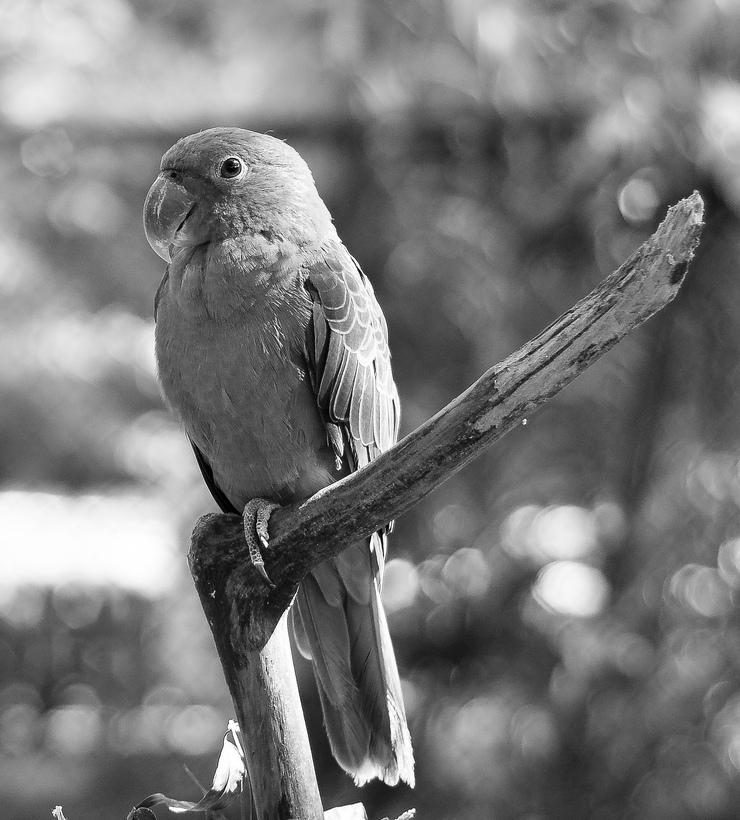
#> input picture pythonProject4/img/bt1/parrot.jpg, 740 x 820 px
$ python hw1_bt2.py
#> lines starting #> are read from the running program, lines starting #| are printed output that depends on the picture
import cv2
import matplotlib.pyplot as plt
from skimage import exposure


# Create figure
plt.figure(figsize=(12, 9))

# OG image
OG_img = cv2.imread('img/bt1/parrot.jpg', cv2.IMREAD_GRAYSCALE)
#> OG_img is the input picture: shape (820, 740); min 0, max 255, mean 121.1
plt.subplot(2, 2, 1)
plt.imshow(OG_img, cmap='gray')
plt.title('Original image')

# OG HE
eqHistImg = cv2.equalizeHist(OG_img)
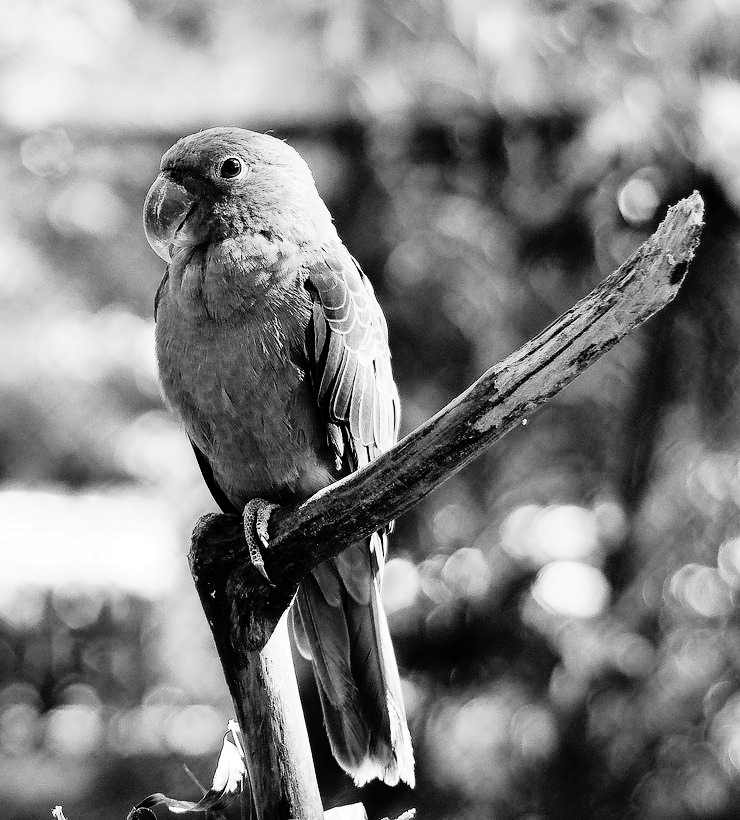
#> eqHistImg: shape (820, 740); min 0, max 255, mean 128.2
plt.subplot(2, 2, 2)
plt.imshow(eqHistImg, cmap='gray')
plt.title('Original histogram equalization')

# AHE 8x8
ahe_img1 = exposure.equalize_adapthist(OG_img, kernel_size=(8, 8))
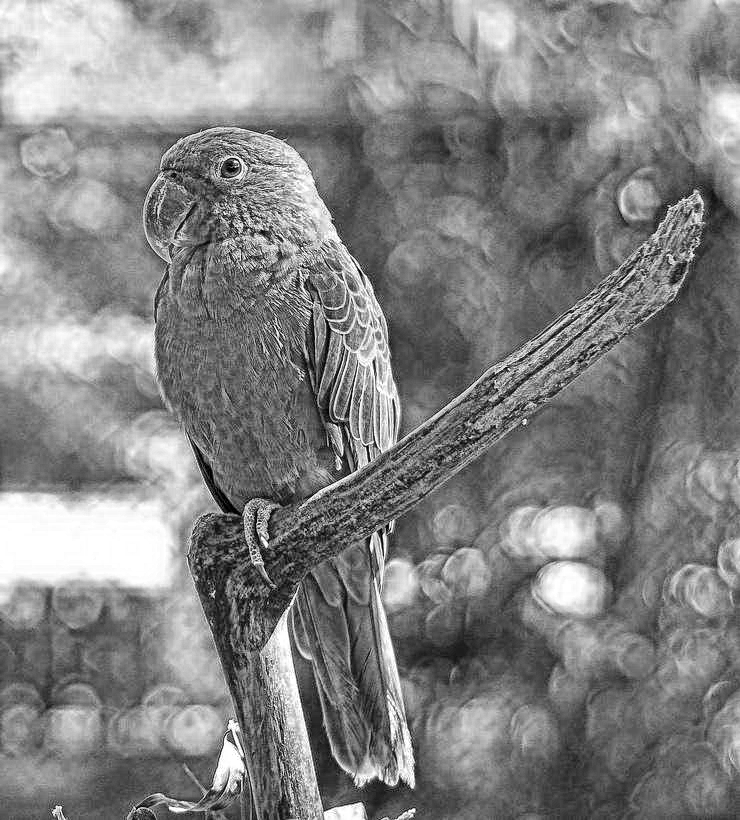
#> ahe_img1: shape (820, 740) float64; min 0, max 1, mean 0.514
plt.subplot(2, 2, 3)
plt.imshow(ahe_img1, cmap='gray')
plt.title('Adaptive histogram equalization 8x8 tiles')

# AHE 16x16
ahe_img2 = exposure.equalize_adapthist(OG_img, kernel_size=(16, 16))
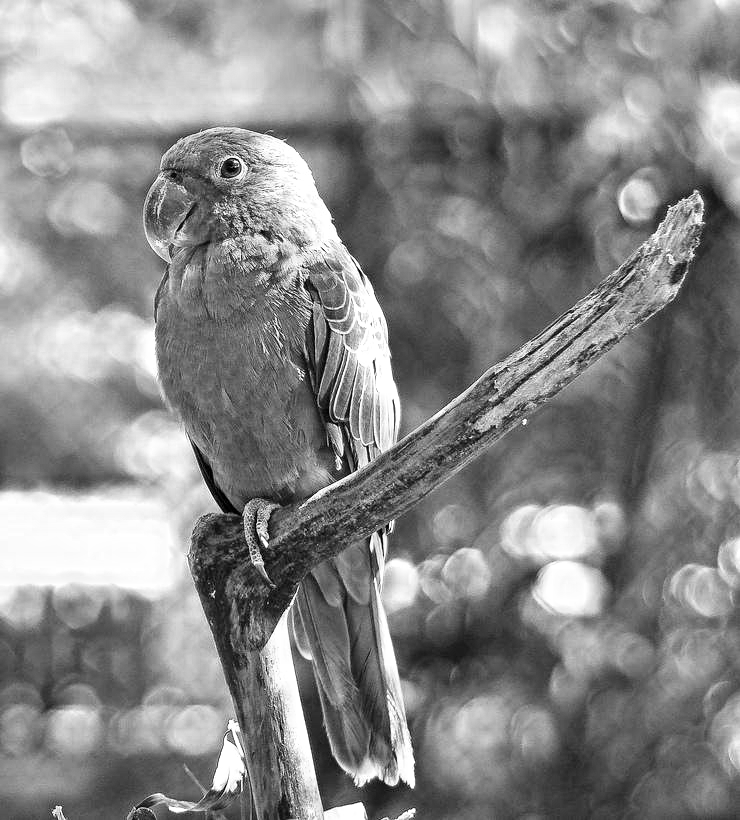
#> ahe_img2: shape (820, 740) float64; min 0, max 1, mean 0.537
plt.subplot(2, 2, 4)
plt.imshow(ahe_img2, cmap='gray')
plt.title('Adaptive histogram equalization 16x16 tiles')

# Show result
plt.show()
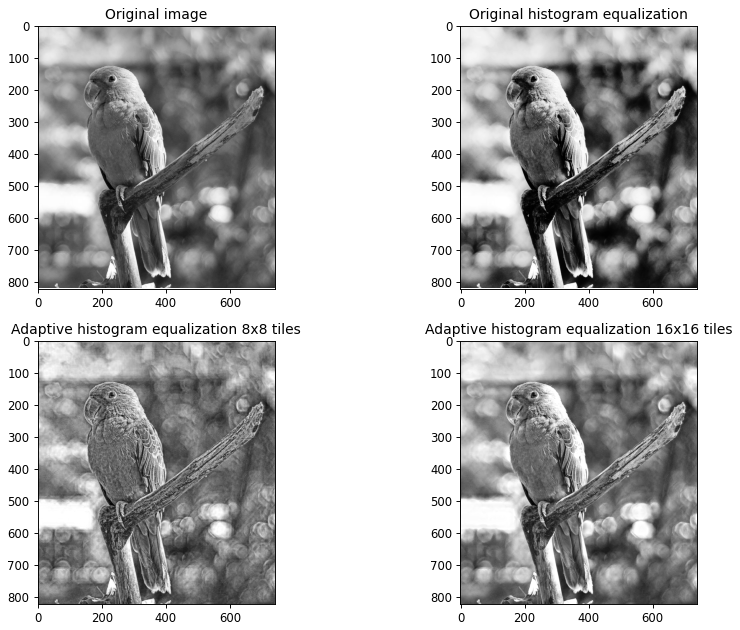
#> figure drawn by matplotlib, 4 panels

$ run again, with pythonProject4/img/bt1/moon.jpg copied over pythonProject4/img/bt1/parrot.jpg
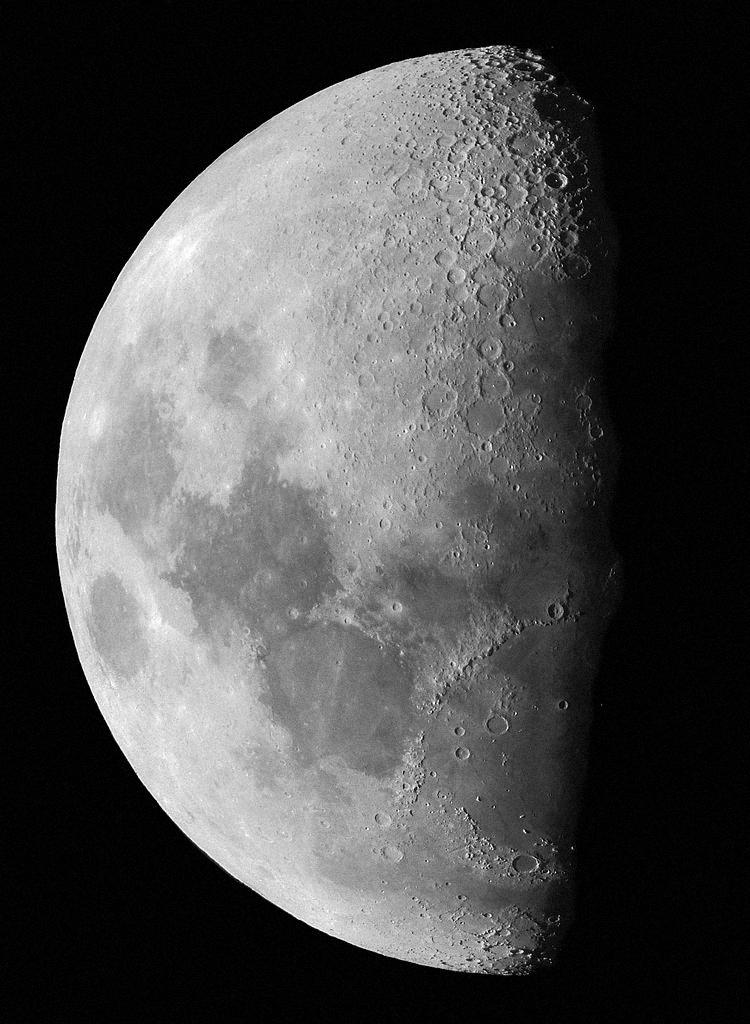
#> input picture pythonProject4/img/bt1/moon.jpg, 750 x 1024 px
#> OG_img is the input picture: shape (1024, 750); min 0, max 255, mean 75.4
#> `eqHistImg = cv2.equalizeHist(OG_img)`:
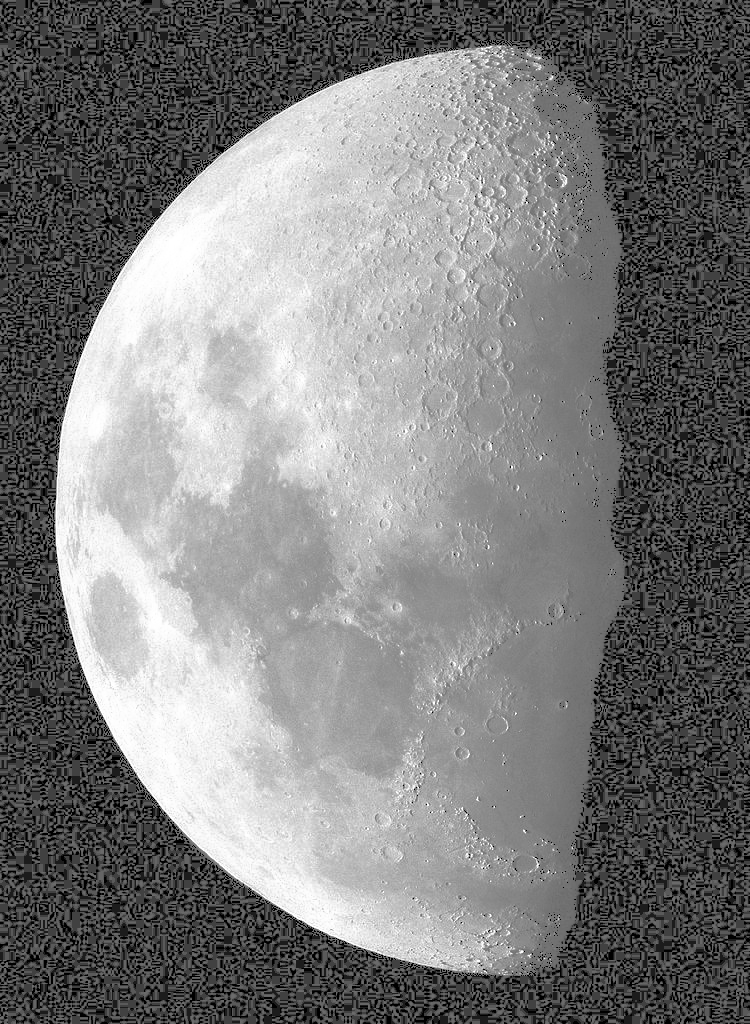
#> eqHistImg: shape (1024, 750); min 0, max 255, mean 124.7
#> `plt.show()`:
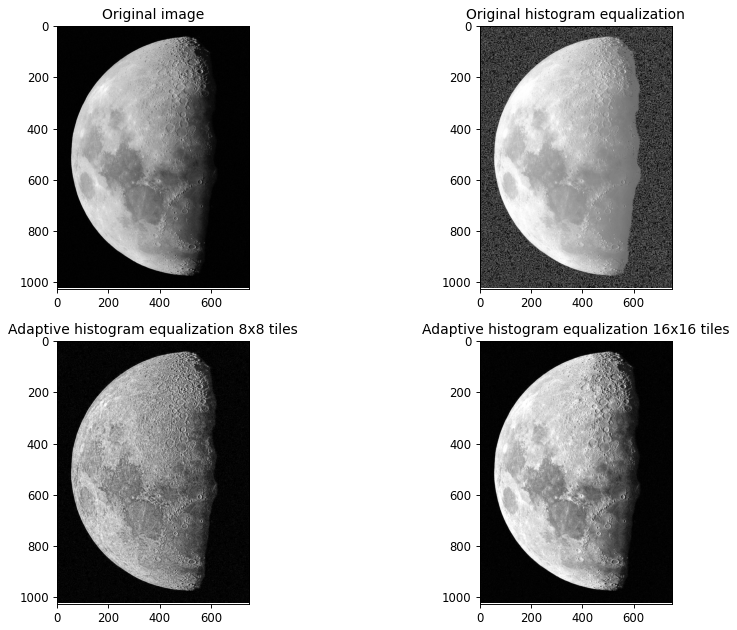
#> figure drawn by matplotlib, 4 panels
